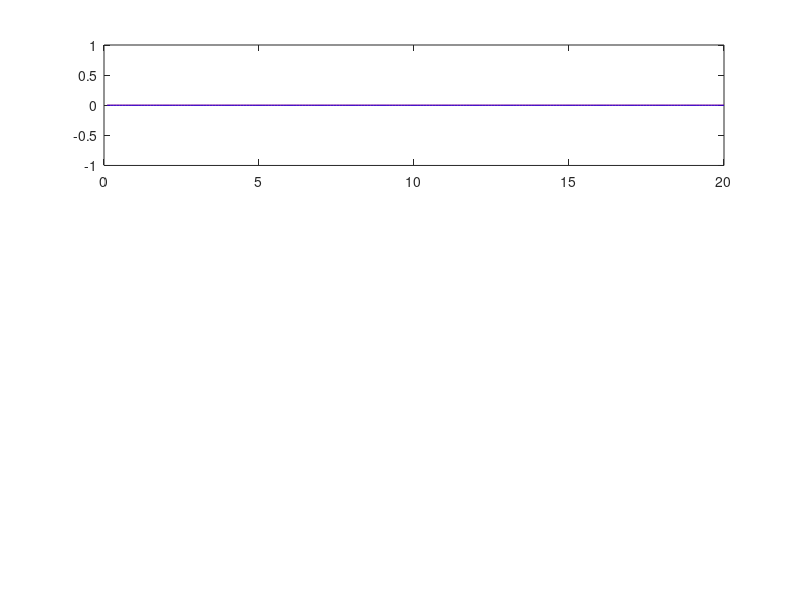

Write MATLAB code to recreate this figure. (Note: this script raises an error after producing the figure.)
%L1S_jit.m   displays the RF jitter of L1S phase and amplitude
%
pvbr={ 'ACCL:LI21:1:L1S_PHSTBR'
           'ACCL:LI21:1:L1S_AHSTBR'
           'BPMS:LI21:233:XHSTBR'
           'BPMS:LI24:801:XHSTBR'
           'BLEN:LI24:886:BIMAXHSTBR'} ;
       pvbr={ 'ACCL:LI21:1:L1S_PHSTF2'
           'ACCL:LI21:1:L1S_AHSTF2'     
           'BPMS:LI24:801:XHSTF2'
           'BPMS:LI21:233:XHSTF2'     %        'BLEN:LI24:886:BIMAXHSTF2'}
           'BLEN:LI21:265:AIMAXHSTF2'} ;
       pvbr={ 'ACCL:LI21:1:L1S_PHSTTH'
           'ACCL:LI21:1:L1S_AHSTTH'          
           'BPMS:LI21:233:XHSTTH'        %      
           'BPMS:LI24:801:XHSTTH'
           'BLEN:LI24:886:BIMAXHSTTH'    %       'BLEN:LI21:265:AIMAXHSTF2'}
           'KLYS:LI21:K1:VOLTHSTTH'
           'KLYS:LI21:K1:FWD_PHSTTH'
           'KLYS:LI21:K1:FWD_AHSTTH'}
          % 'KLYS:LI21:K3:L1S_2_SACT'
          % 'KLYS:LI21:K3:L1S_3_PA'
          % 'KLYS:LI21:K3:L1S_3_AA'}
i=200;    
if  ~exist('sl')
    sl    =zeros(1,200);  
    stdff =zeros(1,200);  
    stdff2=zeros(1,200);  
    stdff3=zeros(1,200);  
    stdff4=zeros(1,200);  
    stdff5=zeros(1,200);  
    ccf   =zeros(1,200);
    stdff6=zeros(1,200);  
    stdff7=zeros(1,200);  
    stdff8=zeros(1,200);  
end
maold =0.03*ones(1,10);

figure(1)
    subplot(3,1,1)
    ax1=gca;
    i10=1/10:1/10:i/10;
      h1m=plot(i10,stdff,'r',i10,stdff2,'b','Parent',ax1);drawnow;pause(0.1);
    plotfj
    ylabel(['L1S Ph, A RMS [deg, MeV]'])
    grid on
    legend('Phase','location','SouthWest','Amplitude')
    title('L1S Jitter and Its Effects')
   % ax1=gca;
    subplot(3,1,2)
    ax2=gca;
     h2m=plot(i10,stdff5,i10,sl,i10,ccf,'Parent',ax2);drawnow
     plotfj
xlabel(['Time [s]'])
ylabel(['cc-Ipk, slope A ph,cc A-ph'])
grid on
legend('cc Ipk-ph','location','SouthWest','Slope A-ph','cc A-ph')
  %  ax2=gca;
    subplot(3,1,3)
    ax3=gca;
    h3m=plot(i10,stdff3,'m',i10,stdff4,'r','Parent',ax3);drawnow;
      plotfj
xlabel(['Time [s]'])
ylabel(['BC2 x rms [mm], cc x_ph'])
grid on
legend('BC2 x rms','location','SouthWest','cc x-ph')
 %    ax3=gca;
 
%figure(2)
% ax2=gca;
%h1m_2=plot(i10,stdff7,'r',i10,stdff6,'b','Parent',ax1);drawnow;pause(0.0);
  plotfj
    ylabel(['FWD Ph, V RMS [deg, E-3]'])
    grid on
    legend('FWD Phase','location','SouthWest','KLYS HV')
    title('L1S Jitter and Its Voltage Effects')
    iiw=0;
while iiw<=200
    iiw=iiw+1;
    i10=1/10:1/10:i/10; %pause(.1)
    ff0=lcaGet(pvbr,200);
    ffd=lcaGet(pvbr,2800);
    ff=ffd(:,2701:2800);
    
    stdff2n=std(ff(2,:));stdffn=std(ff(1,:));      stdff=[stdff(2:200) stdffn];  stdff2=[stdff2(2:200) stdff2n];
      stdff6n=std(ff(6,:))./mean(ff(6,:))*1000; stdff7n=std(ff(7,:));      stdff6=[stdff6(2:200) stdff6n];  stdff7=[stdff7(2:200) stdff7n];
    stdff3n=std(ff(3,:));stdff3=[stdff3(2:200) stdff3n];      % 4
    dd=corrcoef(ff(1,:),ff(3,:));stdff4n=dd(1,2);stdff4=[stdff4(2:200) stdff4n];
    %stdff5(i)=std(ff(5,:));
    dd=corrcoef(ff(1,:),ff(5,:));stdff5n=dd(1,2);stdff5=[stdff5(2:200) stdff5n];
    %figure(1)
  %  subplot(3,1,1)
               %plot(i10,ff0(1,:)+21.8,i10,ff0(2,:)-145);  %stdff2);
    %h1m=plot(i10,stdff,i10,stdff2,'Parent',ax1);drawnow;pause(0.0);
  %  figure(1)
    set(h1m(1),'YData',stdff)
    set(h1m(2),'YData',stdff2)
   % figure(2)
   % set(h1m_2(1),'YData',stdff7)
   % set(h1m_2(2),'YData',stdff6)
    %plotfj
                                      %xlabel(['Time [s]'])
 %   ylabel(['L1S Ph, A RMS [deg, MeV]'])
 %   grid on


  [p0, yf, p0std] = util_polyFit(ff(6,:),ff(4,:),1);   % 1 2 now 4 6 Volt BPM
  p0=p0*1000;
  cc=corrcoef(ff(2,:),ff(1,:));
  sln=p0(1);   %/(cc(1,2)); 
  slold = sl;
  sl=[slold(2:200) sln];
  ccfold=ccf;
  ccf=[ccfold(2:200) cc(1,2)];
%subplot(3,1,2)
    % plot(i10,ff0(3,:),i10,ff0(4,:),i10,stdff4,i10,stdff5,i10,sl);
   % h2m=plot(i10,stdff3,i10,stdff4,i10,stdff5,i10,sl,'Parent',ax2);drawnow
  %  set(h2m(1),'YData',stdff3)
  %  set(h2m(2),'YData',stdff4); pause(0.1)

   set(h2m(1),'YData',stdff5);
   set(h2m(2),'YData',sl); %pause(0.1)
   set(h2m(3),'YData',ccf); 
    %plotfj
%xlabel(['Time [s]'])
%ylabel(['BC2 x, cc-x, cc-Ipk, slope A ph'])
%grid on
 
pause(0.6)



ffy=ff;
ffy(5,:)=ff(5,:)./1000;
ffy(4,:)=ff(4,:)./5;
ffg=fft(ffy'-ones(100,1)*mean(ffy'));
%subplot(3,1,3)
%figure(2)
cs=cumsum(abs(ffg(:,1:2)).^2) ;
%plot(0:60/99:60,(cs(100:-1:1,:)-ones(100,1)*max(cs)/2)*2/100/100)
%xlabel(['Frequency [Hz]']) 
%ylabel(['Integrated Power in Ph [deg^2]'])
%title(['Integrated Noise at ' char(pvbr(1)) ])
%plotfj
%grid on

subplot(3,1,3)
% h3m=plot(i10,stdff3,'Parent',ax3);drawnow;
  set(h3m(1),'YData',stdff7)     %stdff3)
  set(h3m(2),'YData',stdff6)     %stdff4)
%    plotfj
%xlabel(['Time [s]'])
%ylabel(['BC1 x rms, cc-x'])
%grid on

man=(max((cs(100:-1:1,:)-ones(100,1)*max(cs)/2)*2/100/100));
mas=[0.01 maold max(man)];
maold=mas(3:12);
ma=max(mas);
%axis([0 ceil(60/2) 0 ma]);   %*1.1]);    %f(N)
jit=sqrt(man);
aa=axis;
%text(0.2,aa(4)*0.90, ['rms = ', sprintf('%4.3f',jit(1)), ' deg '], 'FontSize',12)
%text(0.2,aa(4)*0.80, ['rms = ', sprintf('%4.3f',jit(2)), ' MeV' ], 'FontSize',12)
%if stdff4(190)>=0;return,end
end
